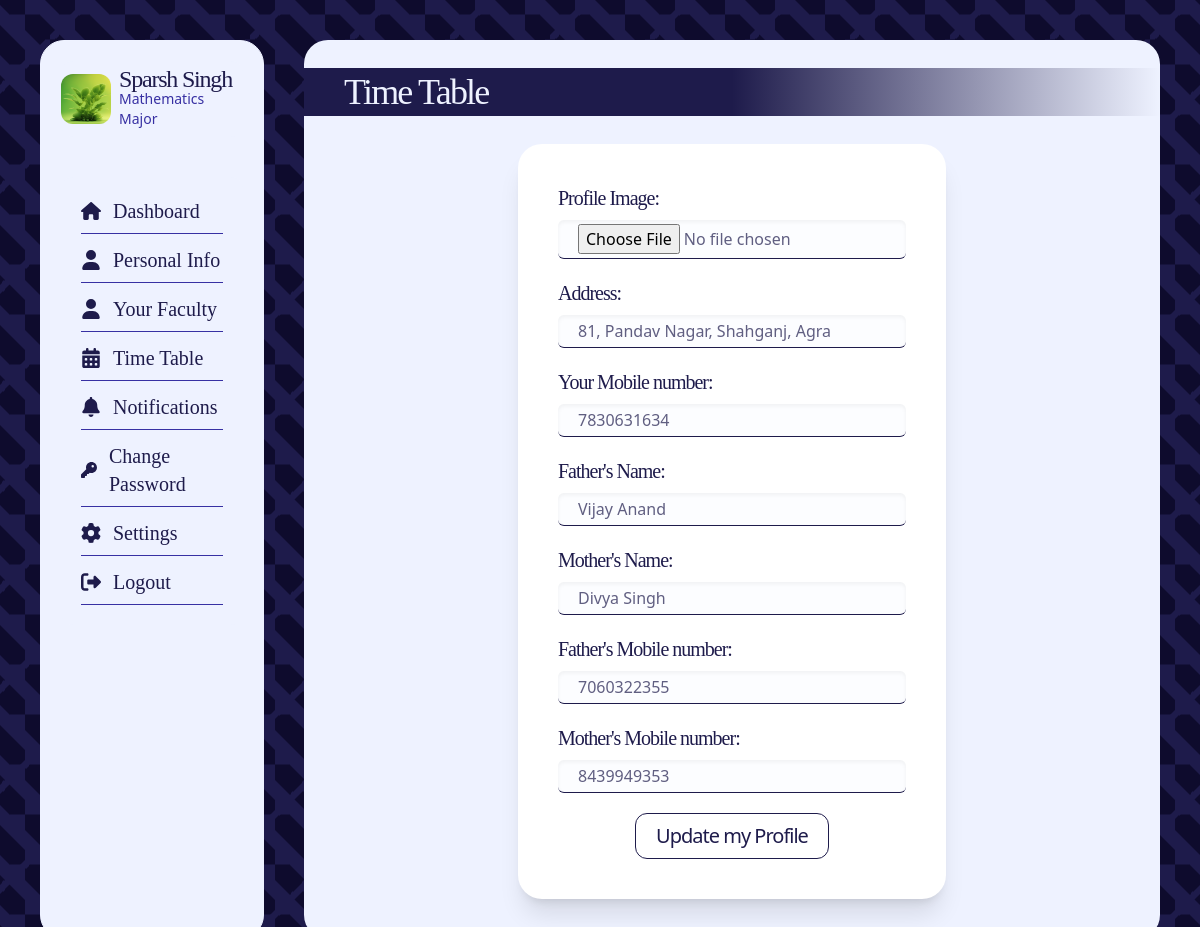
Screenshot of /student_settings/ (signed in) with the database file from the repository.
### core/models.py (models this page shows, shortened)
class Students(models.Model):
    user = models.ForeignKey(User, on_delete=models.CASCADE)
    student_id = models.IntegerField()
    profile_img = models.ImageField(
        upload_to="profile_images", default="blank_profile_picture.jpg", null=True
    )
    address = models.CharField(max_length=100, default="")
    phone = models.IntegerField(default=0)
    course = models.ForeignKey(Courses, on_delete=models.CASCADE, null=True)
    father_name = models.CharField(max_length=30, default="")
    mother_name = models.CharField(max_length=30, default="")
    father_phone = models.IntegerField(default=0)
    mother_phone = models.IntegerField(default=0)
    dob = models.DateField(default=datetime.now)

class Courses(models.Model):
    course_name = models.CharField(max_length=100)
    course_id = models.IntegerField()

### core/views.py (the view, shortened to what this page needs)
# urls.py: path("student_settings/", views.student_settings, name="student_settings"),
@login_required(login_url="login")
def student_settings(request):
    user_profile = Students.objects.get(user=request.user)
    return render(request, "student_settings.html", {"user_profile": user_profile})

### templates/student_settings.html (shortened to what this page needs)
{% extends "dash_base.html" %} {% block content %}
<div
	class="bg-indigo-50 backdrop-blur-sm overflow-y-scroll pb-10 rounded-3xl w-full h-full flex flex-col text-indigo-50"
>
	<h1
		class="text-4xl font-light font-serif tracking-tighter text-indigo-50 my-7 px-10 py-1 w-full bg-gradient-to-r from-indigo-950 via-indigo-950 to-transparent"
	>
		Time Table
	</h1>
	<form
		action=""
		method="POST"
		enctype="multipart/form-data"
		class="p-10 rounded-3xl shadow-xl bg-white self-center text-indigo-950 flex flex-col gap-2 w-1/2"
	>
		<label for="image" class="text-xl tracking-tighter font-serif">
			Profile Image:
		</label>
		<input
			id="image"
			type="file"
			name="image"
			class="text-indigo-950/70 rounded-md mb-3 bg-indigo-100/10 shadow-inner border-b px-5 py-1 border-indigo-950"
		/>
		<label for="address" class="text-xl tracking-tighter font-serif">
			Address:
		</label>
		<input
			type="text"
			name="address"
			id="address"
			value="{{user_profile.address}}"
			class="text-indigo-950/70 rounded-md mb-3 bg-indigo-100/10 shadow-inner border-b px-5 py-1 border-indigo-950"
		/>
		<label for="phone" class="text-xl tracking-tighter font-serif"
			>Your Mobile number:
		</label>
		<input
			type="tel"
			name="phone"
			value="{{user_profile.phone}}"
			id="phone"
			class="text-indigo-950/70 rounded-md mb-3 bg-indigo-100/10 shadow-inner border-b px-5 py-1 border-indigo-950"
		/>
		<label for="father_name" class="text-xl tracking-tighter font-serif"
			>Father's Name:
		</label>
		<input
			type="text"
			name="father_name"
			id="father_name"
			value="{{user_profile.father_name}}"
			class="text-indigo-950/70 rounded-md mb-3 bg-indigo-100/10 shadow-inner border-b px-5 py-1 border-indigo-950"
		/>
		<label for="mother_name" class="text-xl tracking-tighter font-serif"
			>Mother's Name:
		</label>
		<input
			type="text"
			name="mother_name"
			value="{{user_profile.mother_name}}"
			id="mother_name"
			class="text-indigo-950/70 rounded-md mb-3 bg-indigo-100/10 shadow-inner border-b px-5 py-1 border-indigo-950"
		/>
		<label for="father_phone" class="text-xl tracking-tighter font-serif"
			>Father's Mobile number:
		</label>
		<input
			type="tel"
			name="father_phone"
			value="{{user_profile.father_phone}}"
			id="father_phone"
			class="text-indigo-950/70 rounded-md mb-3 bg-indigo-100/10 shadow-inner border-b px-5 py-1 border-indigo-950"
		/>
		<label for="mother_phone" class="text-xl tracking-tighter font-serif"
			>Mother's Mobile number:
		</label>
		<input
			type="tel"
			name="mother_phone"
			value="{{user_profile.mother_phone}}"
			id="mother_phone"
			class="text-indigo-950/70 rounded-md mb-3 bg-indigo-100/10 shadow-inner border-b px-5 py-1 border-indigo-950"
		/>
		<input
			type="submit"
			value="Update my Profile"
			class="tracking-tighter font-medium hover:text-indigo-50 cursor-pointer hover:bg-indigo-950 text-xl px-5 py-2 border-indigo-950 border w-fit self-center rounded-xl"
		/>
	</form>
</div>
{% endblock content %}

### templates/dash_base.html (shortened to what this page needs)
<!DOCTYPE html>
<html lang="en">
	<head>
		<script src="//cdn.tailwindcss.com"></script>
	</head>
	<body class="flex gap-10 h-screen p-10">
		<nav
			class="bg-indigo-50 backdrop-blur h-full rounded-3xl basis-1/5 border border-indigo-50 flex flex-col items-evenly"
		>
			<div
				class="profile py-2 rounded-xl flex justify-center gap-2 items-center mx-5 my-5 bg-indigo-50"
			>
				<div
					class="img bg-[url('{{user_profile.profile_img.url}}')] rounded-xl aspect-square h-[50px] bg-center bg-cover"
				></div>
				<h1
					class="text-2xl font-serif font-medium tracking-tighter text-indigo-950 leading-5"
				>
					{{user_profile.user.username}}
					<span
						class="block text-sm tracking-normal font-sans bg-indigo-50 text-indigo-800"
					>
						{{user_profile.course.course_name}}
					</span>
				</h1>
			</div>
			<div
				class="menu p-5 rounded-xl flex flex-col text-xl justify-center gap-3 items-center mx-5 my-5 bg-indigo-50 font-serif"
			>
				<a
					href="/dashboard/"
					class="flex gap-3 items-center border-b border-indigo-800 pb-2 w-full relative after:content-[''] after:absolute after:bottom-0 after:duration-700 text-indigo-950 hover:after:w-full after:h-1 after:bg-indigo-950 after:rounded-full after:left-0 after:w-0"
				>
					Dashboard</a
				>
				<a
					href="/dashboard/dash_personal_info"
					class="flex gap-3 items-center border-b border-indigo-800 pb-2 w-full relative after:content-[''] after:absolute after:bottom-0 after:duration-700 text-indigo-950 hover:after:w-full after:h-1 after:bg-indigo-950 after:rounded-full after:left-0 after:w-0"
				>
					<svg
						xmlns="http://www.w3.org/2000/svg"
						height="20"
						width="20"
						viewBox="0 0 448 512"
					>
						<path
							fill="#1E1B4B"
							d="M224 256A128 128 0 1 0 224 0a128 128 0 1 0 0 256zm-45.7 48C79.8 304 0 383.8 0 482.3C0 498.7 13.3 512 29.7 512H418.3c16.4 0 29.7-13.3 29.7-29.7C448 383.8 368.2 304 269.7 304H178.3z"
						/>
					</svg>
					Personal Info</a
				>
				<a
					href="/dashboard/dash_faculty"
					class="flex gap-3 items-center border-b border-indigo-800 pb-2 w-full relative after:content-[''] after:absolute after:bottom-0 after:duration-700 text-indigo-950 hover:after:w-full after:h-1 after:bg-indigo-950 after:rounded-full after:left-0 after:w-0"
				>
					<svg
						xmlns="http://www.w3.org/2000/svg"
						height="20"
						width="20"
						viewBox="0 0 448 512"
					>
						<path
							fill="#1E1B4B"
							d="M224 256A128 128 0 1 0 224 0a128 128 0 1 0 0 256zm-45.7 48C79.8 304 0 383.8 0 482.3C0 498.7 13.3 512 29.7 512H418.3c16.4 0 29.7-13.3 29.7-29.7C448 383.8 368.2 304 269.7 304H178.3z"
						/>
					</svg>
					Your Faculty</a
				>
				<a
					href="/dashboard/dash_time_table"
					class="flex gap-3 items-center border-b border-indigo-800 pb-2 w-full relative after:content-[''] after:absolute after:bottom-0 after:duration-700 text-indigo-950 hover:after:w-full after:h-1 after:bg-indigo-950 after:rounded-full after:left-0 after:w-0"
				>
					Time Table</a
				>
				<a
					href="/dashboard/dash_notification"
					class="flex gap-3 items-center border-b border-indigo-800 pb-2 w-full relative after:content-[''] after:absolute after:bottom-0 after:duration-700 text-indigo-950 hover:after:w-full after:h-1 after:bg-indigo-950 after:rounded-full after:left-0 after:w-0"
				>
					Notifications</a
				>
				<a
					href="/dashboard/dash_change_pass"
					class="flex gap-3 items-center border-b border-indigo-800 pb-2 w-full relative after:content-[''] after:absolute after:bottom-0 after:duration-700 text-indigo-950 hover:after:w-full after:h-1 after:bg-indigo-950 after:rounded-full after:left-0 after:w-0"
				>
					Change Password</a
				>
				<a
					href="/student_settings/"
					class="flex gap-3 items-center border-b border-indigo-800 pb-2 w-full relative after:content-[''] after:absolute after:bottom-0 after:duration-700 text-indigo-950 hover:after:w-full after:h-1 after:bg-indigo-950 after:rounded-full after:left-0 after:w-0"
				>
					Settings</a
				>
				<a
					href="/logout/"
					class="flex gap-3 items-center border-b border-indigo-800 pb-2 w-full relative after:content-[''] after:absolute after:bottom-0 after:duration-700 text-indigo-950 hover:after:w-full after:h-1 after:bg-indigo-950 after:rounded-full after:left-0 after:w-0"
					>
					Logout
				</a>
			</div>
		</nav>
		<div class="right-sec h-full flex-1">
			{% block content %} {% endblock content %}
		</div>
	</body>
</html>

### rows the page displays
Students: profile_img (picture), user.username "Sparsh Singh", course.course_name "Mathematics Major", address "81, Pandav Nagar, Shahganj, Agra", phone "7830631634", father_name "Vijay Anand", mother_name "Divya Singh", father_phone "7060322355", mother_phone "8439949353"
